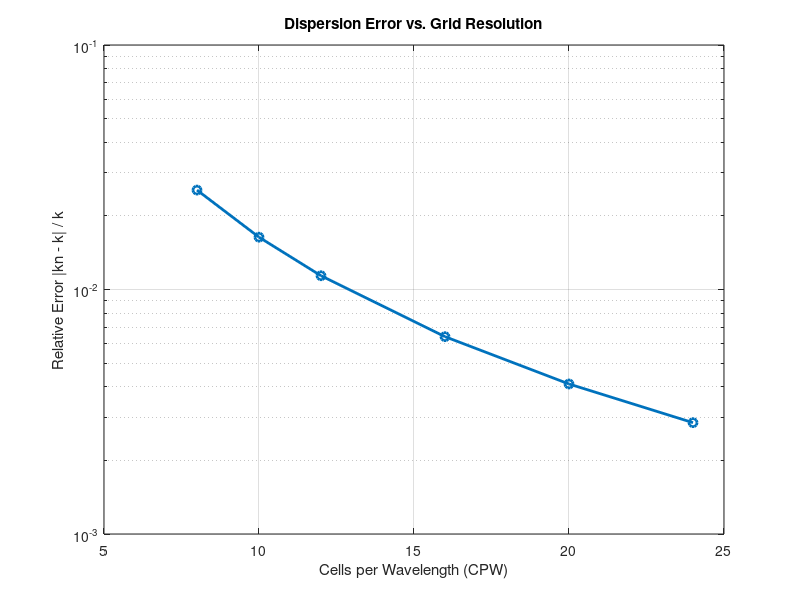
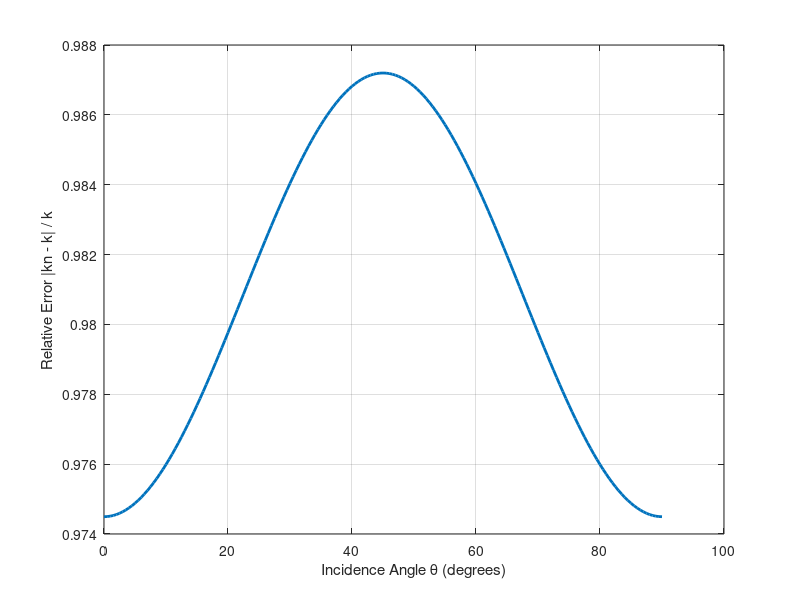

MATLAB code to generate these figures, in order:
% dispersion3D_FDFD.m
% This script computes the numerical dispersion characteristics of a 3D FDFD grid.
% It evaluates the relative error between the numerical wavenumber kn and analytical wavenumber k
% for a range of cells-per-wavelength (CPW) values, and plots error vs. incidence angle for a chosen CPW.

clear; clc; close all;

% Parameters
f = 1.5e9;
c = 3e8;
lambda = c/f;                % Wavelength (normalized)
k = 2*pi/lambda;             % Analytical wavenumber
CPW_list = [8, 10, 12, 16, 20, 24];  % Cells per wavelength to test
theta_range = linspace(0, pi/2, 181); % Incidence angles from 0 to 90 degrees
CPW_plot = 8;               % CPW for angle sweep plot

% Preallocate
error_CPW = zeros(size(CPW_list));

% Compute relative error for each CPW (isotropic propagation along x)
for idx = 1:length(CPW_list)
    CPW = CPW_list(idx);
    dx = lambda / CPW;
    % Numerical wavenumber along x-direction
    kn = (2/dx) * sin(k*dx/2);
    error_CPW(idx) = abs(kn - k) / k;
end

% Display results
fprintf('CPW    Relative error (kn vs k)\n');
for idx = 1:length(CPW_list)
    fprintf('%3d    %e\n', CPW_list(idx), error_CPW(idx));
end

% Plot error vs. CPW
figure;
semilogy(CPW_list, error_CPW, 'o-', 'LineWidth', 2);
xlabel('Cells per Wavelength (CPW)');
ylabel('Relative Error |kn - k| / k');
title('Dispersion Error vs. Grid Resolution');
grid on;

% Angle-dependent dispersion at chosen CPW_plot
dx_plot = lambda / CPW_plot;
error_theta = zeros(size(theta_range));
for t = 1:length(theta_range)
    theta = theta_range(t);
    % Analytical components
    kx = k * cos(theta);
    ky = k * sin(theta);
    kz = 0;
    % Numerical components using central differences
    knx = (2/dx_plot) * sin(kx*dx_plot/2);
    kny = (2/dx_plot) * sin(ky*dx_plot/2);
    knz = (2/dx_plot) * sin(kz*dx_plot/2);
    % Numerical wavenumber magnitude
    kn_mag = sqrt(knx^2 + kny^2 + knz^2);
    % Analytical magnitude
    k_mag = sqrt(kx^2 + ky^2 + kz^2);
    % Relative error
    error_theta(t) = (kn_mag ) / k_mag;
end

% Plot error vs. incidence angle
figure;
plot(theta_range*180/pi, error_theta, 'LineWidth', 2);
xlabel('Incidence Angle \theta (degrees)');
ylabel('Relative Error |kn - k| / k');
% title(sprintf('Dispersion Error vs. Angle (CPW = %d)', CPW_plot));
grid on;
